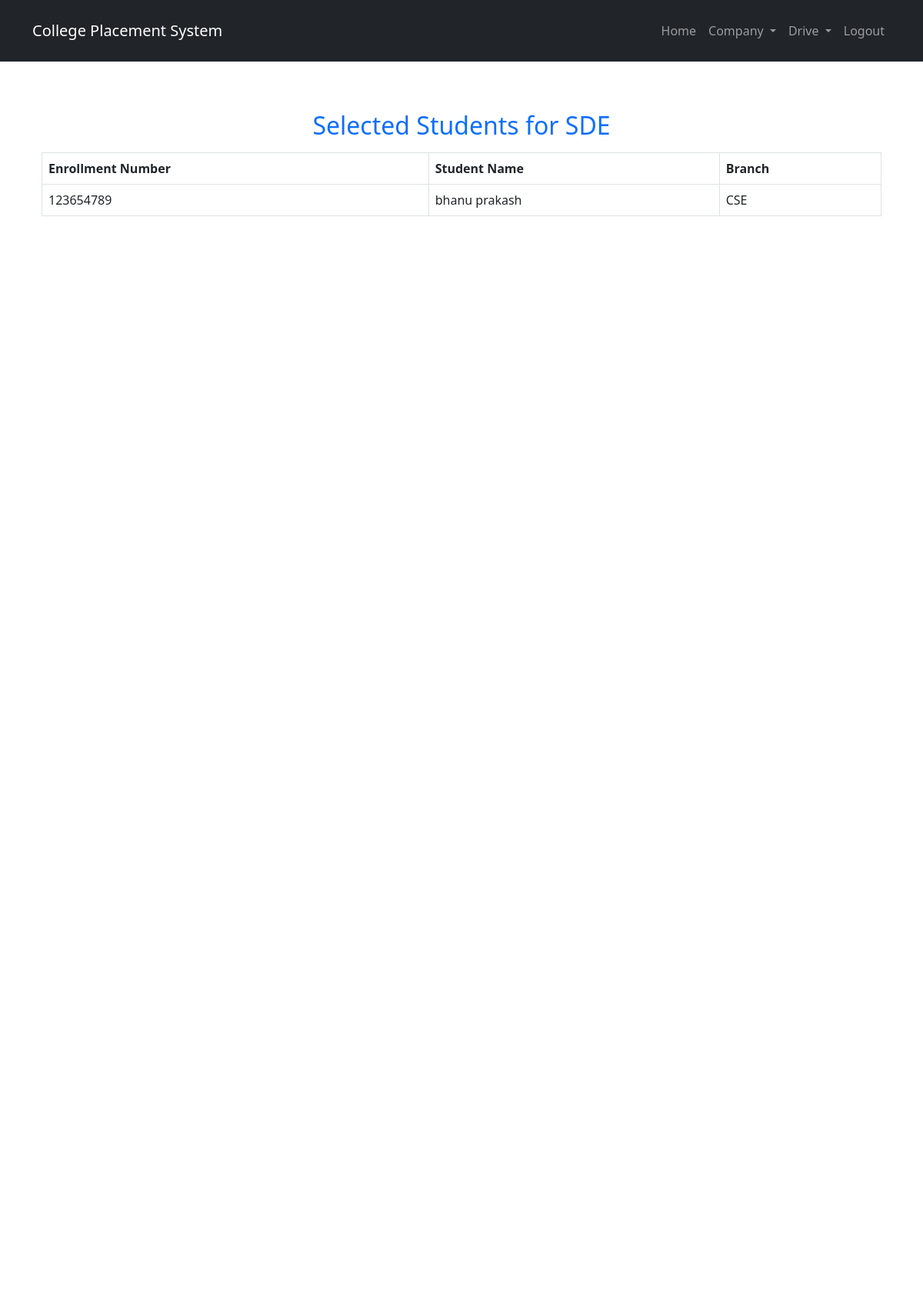
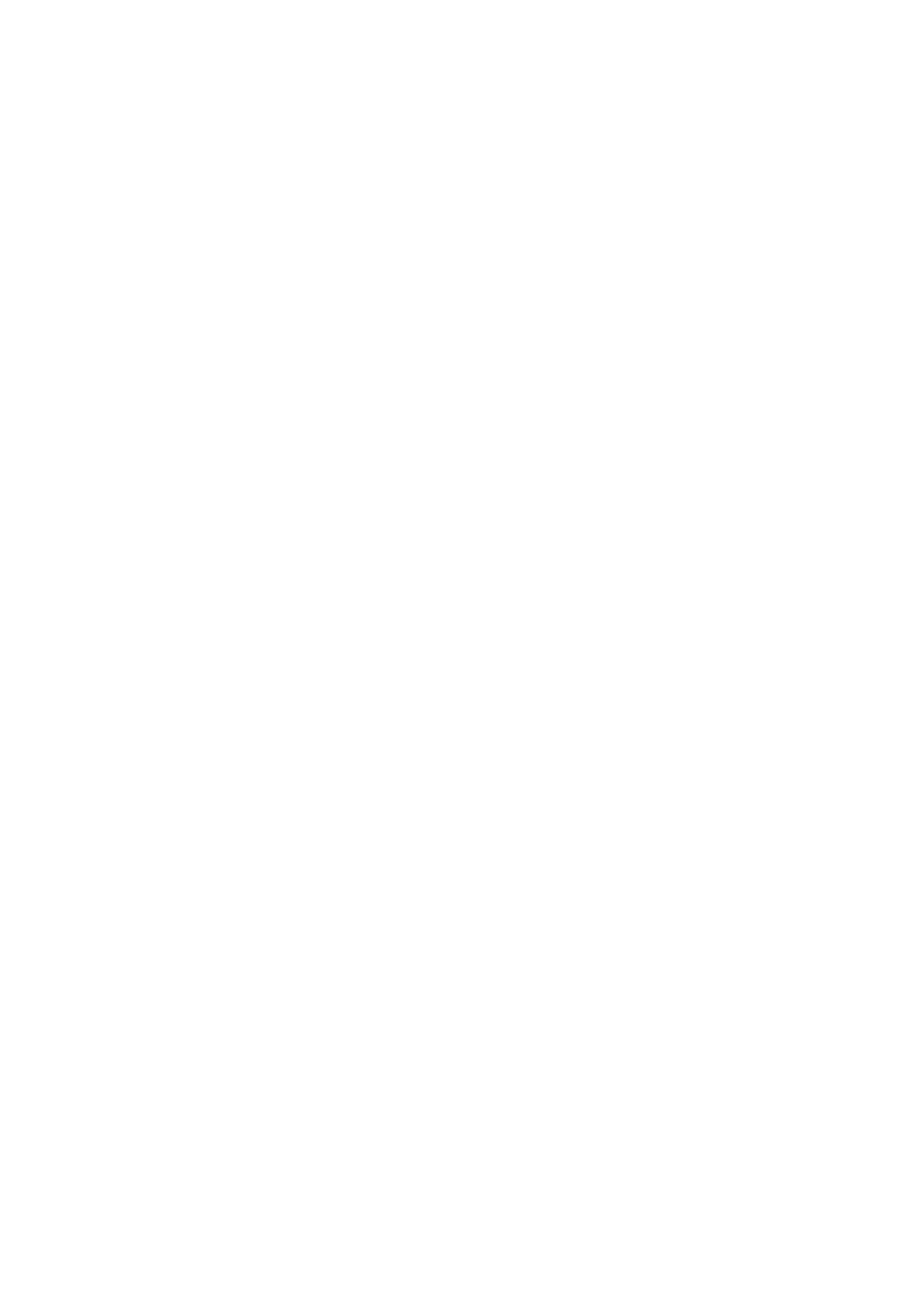
The page /drive/3/selected-students/ (signed in, upper part) on the database its author committed (2 pictures, top to bottom).
### home/models.py (models this page shows, shortened)
class Drive(models.Model):
    EMPLOYMENT_TYPE_CHOICES = [
        ('Full-time', 'Full-time'),
        ('Internship', 'Internship'),
        ('Part-time', 'Part-time'),
    ]
    BACKLOG_CHOICES = [
        ('Yes','Yes'),
        ('NO','NO'),
    ]
    YEAR_CHOICES =[
        ('2023','2023'),
        ('2024','2024'),
        ('2025','2025'),
    ]
    company = models.ForeignKey(Company, on_delete=models.CASCADE, related_name="drives")
    job_role = models.CharField(max_length=255)
    job_description = models.TextField()
    salary_package = models.DecimalField(max_digits=10, decimal_places=2)
    employment_type = models.CharField(max_length=20, choices=EMPLOYMENT_TYPE_CHOICES)
    bond_period = models.PositiveIntegerField(blank=True, null=True, help_text="Duration in months")
    job_location = models.CharField(max_length=255)
    cgpa_requirement = models.DecimalField(max_digits=3, decimal_places=2, help_text="Minimum CGPA required")
    skills_required = models.TextField()
    backlog_allowed = models.CharField(max_length = 20, choices = BACKLOG_CHOICES)
    batch_eligible = models.CharField(max_length=50, choices =YEAR_CHOICES)
    selection_process = models.TextField(help_text="Stages like Aptitude Test, Coding Test, Interviews")
    application_deadline = models.DateField()
    drive_date = models.DateField()
    applied = models.BooleanField(default=False)
    applied_students = models.ManyToManyField('StudentProfile', related_name='applied_drives', blank=True)
    selected_students = models.ManyToManyField('StudentProfile', related_name="selected_drives", blank=True)
    created_at = models.DateTimeField(auto_now_add=True)

class StudentProfile(models.Model):
    BRANCH_CHOICES = [
        ('CSE', 'Computer Science and Engineering'),
        ('ECE', 'Electronics and Communication Engineering'),
        ('EEE', 'Electrical and Electronics Engineering'),
        ('ME', 'Mechanical Engineering'),
        ('CE', 'Civil Engineering'),
    ]
    user = models.OneToOneField(User, on_delete=models.CASCADE, related_name="student_profile")
    first_name = models.CharField(max_length=100)
    last_name = models.CharField(max_length=100)
    date_of_birth = models.DateField(null=True, blank=True)
    phone_number = models.CharField(max_length=15)
    address = models.TextField()
    city = models.CharField(max_length=100)
    state = models.CharField(max_length=100)
    country = models.CharField(max_length=100)
    zip_code = models.CharField(max_length=10)
    enrollment_number = models.CharField(max_length=20, unique=True)
    branch = models.CharField(max_length=50, choices=BRANCH_CHOICES)
    year_of_study = models.IntegerField(null=True, blank=True)
    current_semester = models.IntegerField()
    resume = models.FileField(upload_to='resumes/', blank=True, null=True)
    skills = models.TextField(help_text="Enter skills separated by commas")
    certifications = models.FileField(upload_to='certifications/', blank=True, null=True)
    cgpa = models.DecimalField(max_digits=4, decimal_places=2)
    linkedin_profile = models.URLField(blank=True, null=True)
    github_profile = models.URLField(blank=True, null=True)

### home/views.py (the view)
# urls.py: path("drive/<int:pk>/selected-students/", views.selected_students, name="selected_students"),
@superuser_required
def selected_students(request, pk):
    try:
        drive = get_object_or_404(Drive, pk=pk)
        selected_students = drive.selected_students.all()
        return render(request, "student/selected_students.html", {"drive": drive, "selected_students": selected_students})
    except ObjectDoesNotExist:
        return redirect("drive_list")

### home/templates/student/selected_students.html (shortened to what this page needs)
{% extends "base.html" %}
{% block content %}
<div class="container mt-4">
    <h2 class="text-primary text-center">Selected Students for {{ drive.job_role }}</h2>
    {% if selected_students %}
    <table class="table table-bordered mt-3">
        <thead>
            <tr>
                <th>Enrollment Number</th>
                <th>Student Name</th>
                <th>Branch</th>
            </tr>
        </thead>
        <tbody>
            {% for student in selected_students %}
            <tr>
                <td>{{ student.enrollment_number }}</td>
                <td>{{ student.first_name }} {{ student.last_name }}</td>
                <td>{{ student.branch }}</td>
            </tr>
            {% endfor %}
        </tbody>
    </table>
    {% else %}
    <p class="text-center text-danger">No students have selected for this drive yet.</p>
    {% endif %}
</div>
{% endblock %}

### home/templates/base.html (style rules this page uses)
body { display: flex; flex-direction: column; min-height: 500vh; }

### rows shown on the page
Drive: job_role "SDE"
StudentProfile: enrollment_number "123654789", first_name "bhanu", last_name "prakash", branch "CSE"
